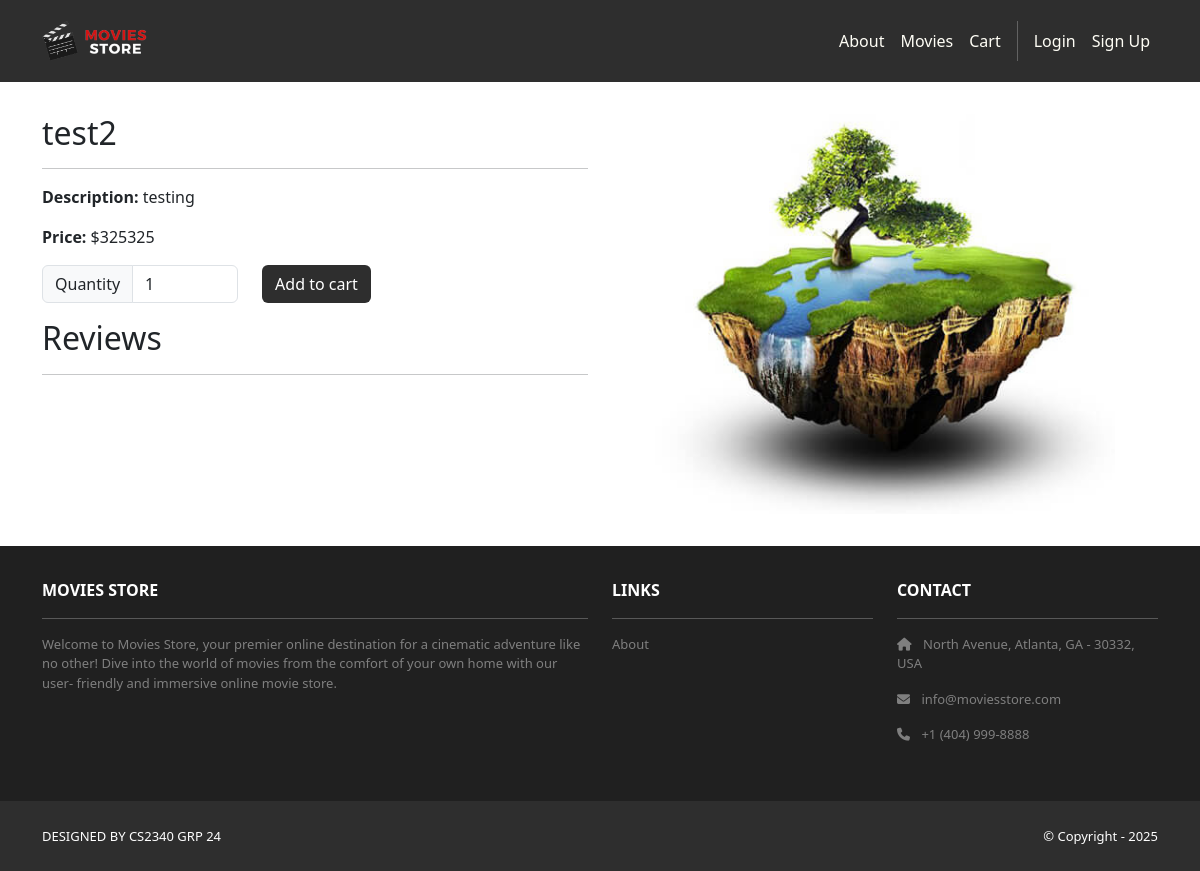
/movies/3/, run on an earlier commit of the app's database.
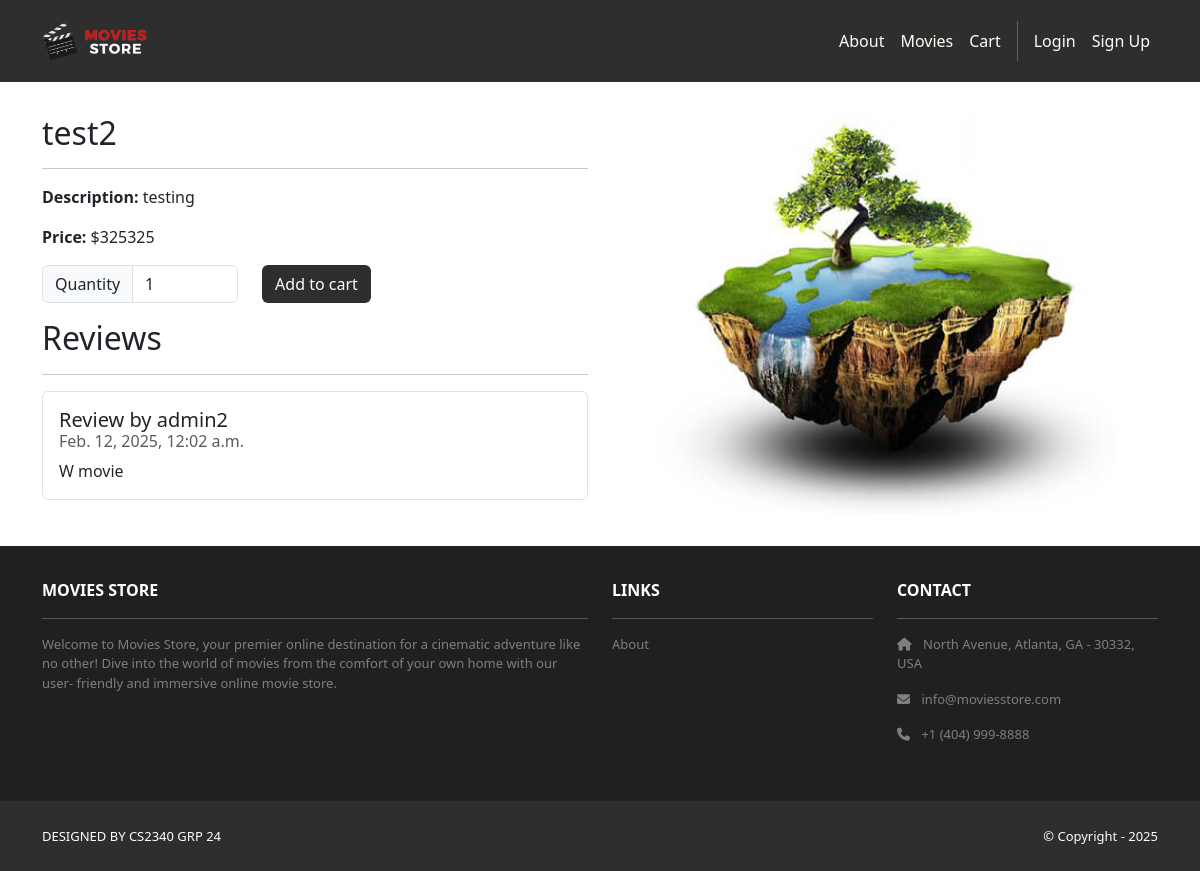
And on a later commit of the database.
### movies/models.py (models this page shows, shortened)
class Review(models.Model):
    id = models.AutoField(primary_key=True)
    comment = models.CharField(max_length=500)
    date = models.DateTimeField(auto_now_add=True)
    movie = models.ForeignKey(Movie, on_delete=models.CASCADE)
    user = models.ForeignKey(User, on_delete=models.CASCADE)

### movies/views.py (the view)
# urls.py: path('<int:id>/', views.show, name='movies.show'),
def show(request, id):
    movie = Movie.objects.get(id=id)
    reviews = Review.objects.filter(movie=movie)
    templateData = {}
    templateData['title'] = movie.name
    templateData['movie'] = movie
    templateData['reviews'] = reviews
    return render(request, 'movies/show.html', {'template_data': templateData})

### movies/templates/movies/show.html (shortened to what this page needs)
{% extends 'base.html' %} {% block content %} {% load static %}
<div class="p-3">
    <div class="container">
        <div class="row mt-3">
            <div class="col-md-6 mx-auto mb-3">
                <h2>{{ template_data.movie.name }}</h2>
                <hr />
                <p><b>Description:</b> {{ template_data.movie.description }}</p>
                <p><b>Price:</b> ${{ template_data.movie.price }}</p>
                <p class="card-text">
          <form method="post"
            action="{% url 'cart.add' template_data.movie.id %}">
            <div class="row">
              <div class="col-auto">
                <div class="input-group col-auto">
                  <div class="input-group-text">Quantity
                    </div>
                  <input type="number" min="1" max="10"
                    class="form-control quantity-input"
                    name="quantity" value="1">
                </div>
              </div>
              <div class="col-auto">
                <button class="btn bg-dark text-white"
                  type="submit">Add to cart</button>
              </div>
            </div>
          </form>
        </p>
                <h2>Reviews</h2>
                <hr />
                <ul class="list-group">
                    {% for review in template_data.reviews %}
                    <li class="list-group-item pb-3 pt-3">
                        <h5 class="card-title">
                            Review by {{ review.user.username }}
                        </h5>
                        <h6 class="card-subtitle mb-2 text-muted">
                            {{ review.date }}
                        </h6>
                        <p class="card-text">{{ review.comment }}</p>
                    </li>
                    {% endfor %}
                </ul>
            </div>
            <div class="col-md-6 mx-auto mb-3 text-center">
                <img
                    src="{% static 'img/about.jpg' %}"
                    class="rounded img-card-400" />
            </div>
        </div>
    </div>
</div>
{% endblock content %}

What changed in the data, as far as the page shows it:
added Review: user.username "admin2", date "Feb. 12, 2025, 12:02 a.m.", comment "W movie"
